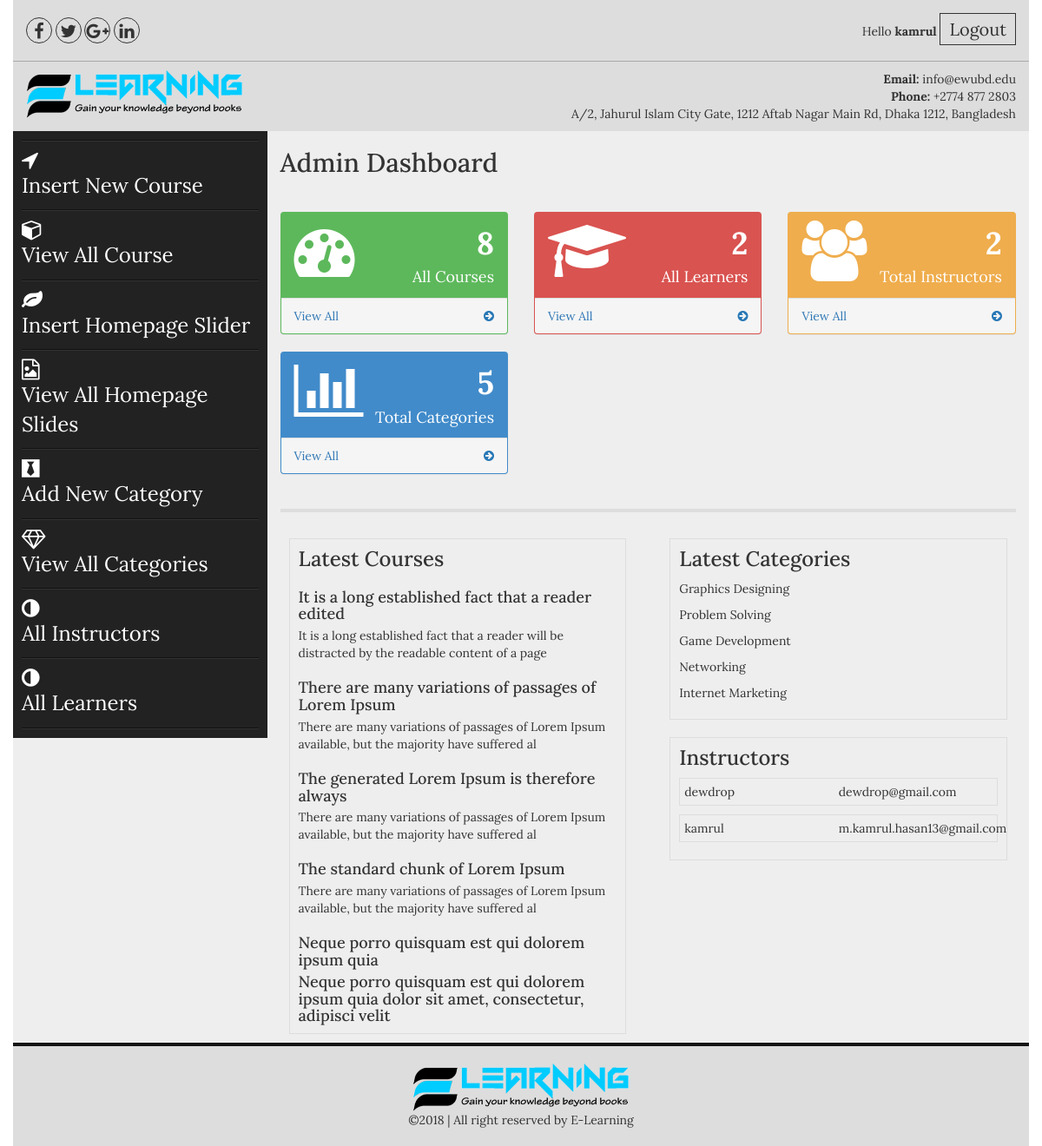
The page /admin/index.php (signed in) on the database its author committed.
### tables this page shows
CREATE TABLE IF NOT EXISTS `posts` (
`post_id` int(100) NOT NULL,
  `cat_id` int(100) NOT NULL,
  `post_title` varchar(100) NOT NULL,
  `post_date` text NOT NULL,
  `post_author` varchar(50) NOT NULL,
  `post_keywords` text NOT NULL,
  `post_image` text NOT NULL,
  `post_content` longtext NOT NULL
);

CREATE TABLE IF NOT EXISTS `categories` (
`cat_id` int(100) NOT NULL,
  `cat_name` varchar(100) NOT NULL,
  `cat_desc` text NOT NULL,
  `cat_icon` varchar(50) NOT NULL
);

CREATE TABLE IF NOT EXISTS `instructors` (
`user_id` int(100) NOT NULL,
  `user_fname` text NOT NULL,
  `user_lname` text NOT NULL,
  `user_name` varchar(100) NOT NULL,
  `user_email` varchar(100) NOT NULL,
  `user_pass` varchar(50) NOT NULL,
  `about` text NOT NULL,
  `admin` tinyint(1) DEFAULT NULL
);

### admin/index.php (the view, shortened to what this page needs)
<?php include("includes/header.php");?>
<section class="admin_area">
    <div class="container">
        <div class="row">
            <?php include("includes/admin_menus.php");?>
            <div class="col-md-9 col-sm-9 col-xs-12">
                <div class="add_admin_content">
                   <h2>Admin Dashboard</h2>
                    <div class="row">
                        <div class="col-md-4 col-md-6">
                            <div class="panel panel-green">
                                <div class="panel-heading">
                                    <div class="row">
                                        <div class="col-xs-3">
                                            <i class="fa fa-tachometer fa-5x"></i>
                                        </div>
                                        <div class="col-xs-9 text-right">
                                            <?php
                                            $post = "SELECT * FROM `posts`";
                                            $run_post = mysqli_query($con,$post);
                                            $num_rows = mysqli_num_rows($run_post);
                                            ?>
                                            <div class="huge"><?php echo $num_rows;?></div>
                                            <div>All Courses</div>
                                        </div>
                                    </div>
                                </div>
                                <a href="view_post.php">
                                    <div class="panel-footer">
                                        <span class="pull-left">View All</span>
                                        <span class="pull-right"><i class="fa fa-arrow-circle-right"></i></span>
                                        <div class="clearfix"></div>
                                    </div>
                                </a>
                            </div>
                        </div>
                        <div class="col-md-4 col-md-6">
                            <div class="panel panel-red">
                                <div class="panel-heading">
                                    <div class="row">
                                        <div class="col-xs-3">
                                            <i class="fa fa-mortar-board  fa-5x"></i>
                                        </div>
                                        <div class="col-xs-9 text-right">
                                            <?php
                                            $learner = "SELECT * FROM `learners`";
                                            $run_learner = mysqli_query($con,$learner);
                                            $num_rows_learner = mysqli_num_rows($run_learner);
                                            ?>
                                            <div class="huge"><?php echo $num_rows_learner;?></div>
                                            <div>All Learners</div>
                                        </div>
                                    </div>
                                </div>
                                <a href="all_learners.php">
                                    <div class="panel-footer">
                                        <span class="pull-left">View All</span>
                                        <span class="pull-right"><i class="fa fa-arrow-circle-right"></i></span>
                                        <div class="clearfix"></div>
                                    </div>
                                </a>
                            </div>
                        </div>
                        <div class="col-md-4 col-md-6">
                            <div class="panel panel-orange">
                                <div class="panel-heading">
                                    <div class="row">
                                        <div class="col-xs-3">
                                            <i class="fa fa-group fa-5x"></i>
                                        </div>
                                        <div class="col-xs-9 text-right">
                                            <?php
                                            $instructors = "SELECT * FROM `instructors`";
                                            $run_instructors = mysqli_query($con,$instructors);
                                            $num_rows_instructors = mysqli_num_rows($run_instructors);
                                            ?>
                                            <div class="huge"><?php echo $num_rows_instructors;?></div>
                                            <div>Total Instructors</div>
                                        </div>
                                    </div>
                                </div>
                                <a href="all_instructors.php">
                                    <div class="panel-footer">
                                        <span class="pull-left">View All</span>
                                        <span class="pull-right"><i class="fa fa-arrow-circle-right"></i></span>
                                        <div class="clearfix"></div>
                                    </div>
                                </a>
                            </div>
                        </div>
                        <div class="col-md-4 col-md-6">
                            <div class="panel panel-blue">
                                <div class="panel-heading">
                                    <div class="row">
                                        <div class="col-xs-3">
                                            <i class="fa fa-bar-chart fa-5x"></i>
                                        </div>
                                        <div class="col-xs-9 text-right">
                                            <?php
                                            $categories = "SELECT * FROM `categories`";
                                            $run_categories = mysqli_query($con,$categories);
                                            $num_rows_categories = mysqli_num_rows($run_categories);
                                            ?>
                                            <div class="huge"><?php echo $num_rows_categories;?></div>
                                            <div>Total Categories</div>
                                        </div>
                                    </div>
                                </div>
                                <a href="view_categories.php">
                                    <div class="panel-footer">
                                        <span class="pull-left">View All</span>
                                        <span class="pull-right"><i class="fa fa-arrow-circle-right"></i></span>
                                        <div class="clearfix"></div>
                                    </div>
                                </a>
                            </div>
                        </div>
                    </div>
                    <hr >
                   <div class="row">
                       <div class="col-md-6 col-sm-12">
                           <div class="latest_admin_post admin_latest">
                               <h3>Latest Courses</h3>
                                <?php
                                $post = "select * from posts LIMIT 5";
                                $run_post = mysqli_query($con,$post);
                                while($post_row = mysqli_fetch_array($run_post)):
                                $post_title = $post_row ['post_title'];
                                $post_content = substr($post_row ['post_content'],0,100);
                                ?>
                                <h4 style="margin-top:20px;margin-bottom:5px"><?php echo $post_title;?></h4>
                                <p ><?php echo $post_content;?></p>
                                <?php endwhile;?>
                           </div>
                       </div>
                       <div class="col-md-6 col-sm-12">
                           <div class="latest_admin_categories admin_latest">
                               <h3>Latest Categories</h3>
                               <ul>
                                <?php
                                $cat_other = "select * from categories LIMIT 5";
                                $run_cat_other = mysqli_query($con,$cat_other);
                                while($cat_other_row = mysqli_fetch_array($run_cat_other)):
                                $category_other_name = $cat_other_row['cat_name'];
                                ?>
                                   <li><?php echo $category_other_name;?></li>
                                <?php endwhile;?>
                               </ul>
                           </div>
                       </div>
                       <div class="col-md-6 col-sm-12">
                           <div class="latest_admins admin_latest">
                               <h3>Instructors</h3>
                               <ul>
                                <?php
                                $user = "select * from instructors LIMIT 5";
                                $run_user = mysqli_query($con,$user);
                                while($user_row = mysqli_fetch_array($run_user)):
                                $uname = $user_row ['user_name'];
                                $uemail = $user_row ['user_email'];
                                ?>
                                <li><span><?php echo $uname;?></span>    <span><?php echo $uemail;?></span></li>
                                <?php endwhile;?>
                                </ul>
                           </div>
                       </div>
                   </div>
                </div>
            </div>
        </div>
    </div>
</section>
<?php include("includes/footer.php");?>

### admin/css/style.css (style rules this page uses)
body { font-family: 'Lora', serif; }
ul { margin: 0; padding: 0; list-style: none; }
h1,h2,h3,h4,h5,h6,p { margin: 0; padding: 0 }
.container { background: #eee }
.admin_area .row { position: relative; }
.add_admin_content h2 { margin-bottom: 40px; margin-top: 20px; }
.admin_latest { border: 1px solid #ddd; margin: 10px; padding: 10px; }
.panel { background-color: transparent; }
body, html { height: 100%; }
.admin_latest span { display: inline-block; width: 49%; }
.latest_admins.admin_latest li { border: 1px solid #ddd; margin: 10px 0; padding: 5px; }
.latest_admin_categories.admin_latest li { margin: 10px 0; }
.admin_area hr { border: 2px solid #ddd; }
.panel.panel-green { background: #5db85b none repeat scroll 0 0; }
.panel i { color: #fff; }
.panel .fa.fa-arrow-circle-right { color: #2677b6; }
.panel .col-xs-9.text-right { color: #fff; font-size: 18px; }
.panel .col-xs-9.text-right .huge { font-size: 36px; font-weight: bold; }
.panel.panel-red { background: #d95350 none repeat scroll 0 0; }
.panel.panel-orange { background: #efad4d none repeat scroll 0 0; }
.panel.panel-blue { background: #418bca none repeat scroll 0 0; }

### rows shown on the page
posts: post_title "It is a long established fact that a reader edited", post_content "It is a long established fact that a reader will be distracted by the readable content of a page"
posts: post_title "There are many variations of passages of Lorem Ipsum", post_content "There are many variations of passages of Lorem Ipsum available, but the majority have suffered al"
posts: post_title "The generated Lorem Ipsum is therefore always", post_content "There are many variations of passages of Lorem Ipsum available, but the majority have suffered al"
posts: post_title "The standard chunk of Lorem Ipsum", post_content "There are many variations of passages of Lorem Ipsum available, but the majority have suffered al"
posts: post_title "Neque porro quisquam est qui dolorem ipsum quia", post_content "Neque porro quisquam est qui dolorem ipsum quia dolor sit amet, consectetur, adipisci velit"
categories: cat_name "Graphics Designing"
categories: cat_name "Problem Solving"
categories: cat_name "Game Development"
categories: cat_name "Networking"
categories: cat_name "Internet Marketing"
instructors: user_name "dewdrop", user_email "dewdrop@gmail.com"
instructors: user_name "kamrul", user_email "m.kamrul.hasan13@gmail.com"

### other values the page prints
$_SESSION['user_name'] "kamrul"
$num_rows "8"
$num_rows_learner "2"
$num_rows_instructors "2"
$num_rows_categories "5"
